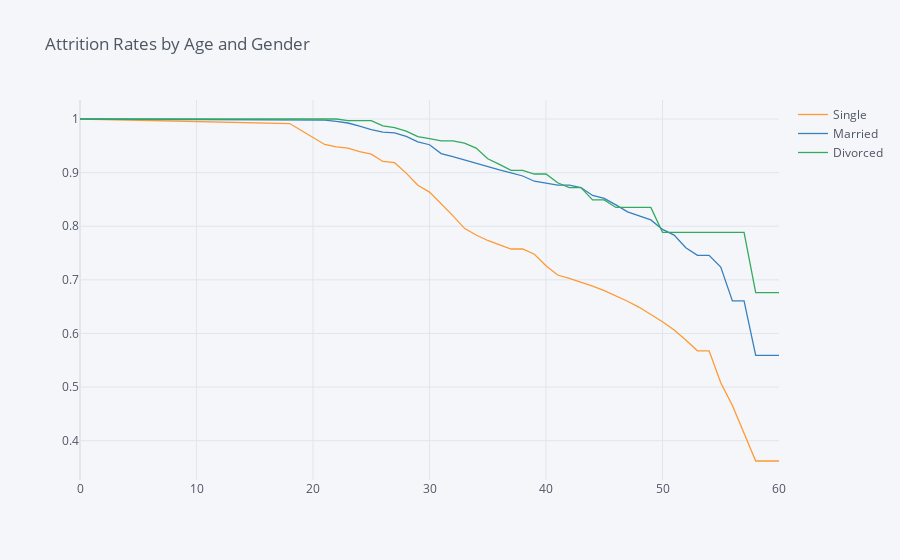

Source (notebook cell):
### Markdown cell above
## 5. Let's also look at the marital status curves by employee age. Generate and plot the survival curves showing retention rates by marital status and age.

### Code cell
points = survival(data,  'MaritalStatus', 'Age','Attrition')
points.iplot(kind='line', title='Attrition Rates by Age and Gender')

### Figure 1 — Plotly figure (JSON) as saved in the notebook; plotly's stock layout.template omitted (floating-point values rounded to 4 significant figures)
{"data": [{"line": {"color": "rgba(255, 153, 51, 1.0)", "dash": "solid", "shape": "linear", "width": 1.3}, "mode": "lines", "name": "Single", "text": "", "type": "scatter", "x": [0, 18, 19, 20, 21, 22, 23, 24, 25, 26, 27, 28, 29, 30, 31, 32, 33, 34, 35, 36, 37, 38, 39, 40, 41, 42, 43, 44, 45, 46, 47, 48, 49, 50, 51, 52, 53, 54, 55, 56, 57, 58, 59, 60], "y": [1, 0.9915, 0.9786, 0.9657, 0.9525, 0.9481, 0.9459, 0.9391, 0.9346, 0.9208, 0.9185, 0.899, 0.8765, 0.8636, 0.8421, 0.8198, 0.7961, 0.7837, 0.7734, 0.7659, 0.7575, 0.7575, 0.7477, 0.7263, 0.709, 0.7027, 0.6957, 0.6882, 0.6799, 0.6705, 0.6601, 0.6488, 0.636, 0.6219, 0.6064, 0.588, 0.5677, 0.5677, 0.508, 0.4656, 0.4139, 0.3622, 0.3622, 0.3622]}, {"line": {"color": "rgba(55, 128, 191, 1.0)", "dash": "solid", "shape": "linear", "width": 1.3}, "mode": "lines", "name": "Married", "text": "", "type": "scatter", "x": [0, 18, 19, 20, 21, 22, 23, 24, 25, 26, 27, 28, 29, 30, 31, 32, 33, 34, 35, 36, 37, 38, 39, 40, 41, 42, 43, 44, 45, 46, 47, 48, 49, 50, 51, 52, 53, 54, 55, 56, 57, 58, 59, 60], "y": [1, 0.9978, 0.9978, 0.9978, 0.9978, 0.9955, 0.9925, 0.9865, 0.9804, 0.9757, 0.9741, 0.9675, 0.9573, 0.952, 0.9355, 0.9297, 0.9235, 0.9171, 0.9103, 0.9052, 0.8996, 0.8937, 0.884, 0.8805, 0.8766, 0.8766, 0.8721, 0.8574, 0.8521, 0.8399, 0.8267, 0.8195, 0.8118, 0.7941, 0.7835, 0.7598, 0.7457, 0.7457, 0.7238, 0.6608, 0.6608, 0.5592, 0.5592, 0.5592]}, {"line": {"color": "rgba(50, 171, 96, 1.0)", "dash": "solid", "shape": "linear", "width": 1.3}, "mode": "lines", "name": "Divorced", "text": "", "type": "scatter", "x": [0, 18, 19, 20, 21, 22, 23, 24, 25, 26, 27, 28, 29, 30, 31, 32, 33, 34, 35, 36, 37, 38, 39, 40, 41, 42, 43, 44, 45, 46, 47, 48, 49, 50, 51, 52, 53, 54, 55, 56, 57, 58, 59, 60], "y": [1, 1, 1, 1, 1, 1, 0.9969, 0.9969, 0.9969, 0.9873, 0.9841, 0.9774, 0.967, 0.9633, 0.9594, 0.9594, 0.955, 0.9458, 0.9258, 0.9153, 0.9041, 0.9041, 0.8974, 0.8974, 0.8811, 0.8719, 0.8719, 0.849, 0.849, 0.8351, 0.8351, 0.8351, 0.8351, 0.7887, 0.7887, 0.7887, 0.7887, 0.7887, 0.7887, 0.7887, 0.7887, 0.676, 0.676, 0.676]}], "layout": {"legend": {"bgcolor": "#F5F6F9", "font": {"color": "#4D5663"}}, "paper_bgcolor": "#F5F6F9", "plot_bgcolor": "#F5F6F9", "title": {"font": {"color": "#4D5663"}, "text": "Attrition Rates by Age and Gender"}, "xaxis": {"gridcolor": "#E1E5ED", "showgrid": true, "tickfont": {"color": "#4D5663"}, "title": {"font": {"color": "#4D5663"}, "text": ""}, "zerolinecolor": "#E1E5ED"}, "yaxis": {"gridcolor": "#E1E5ED", "showgrid": true, "tickfont": {"color": "#4D5663"}, "title": {"font": {"color": "#4D5663"}, "text": ""}, "zerolinecolor": "#E1E5ED"}}}
